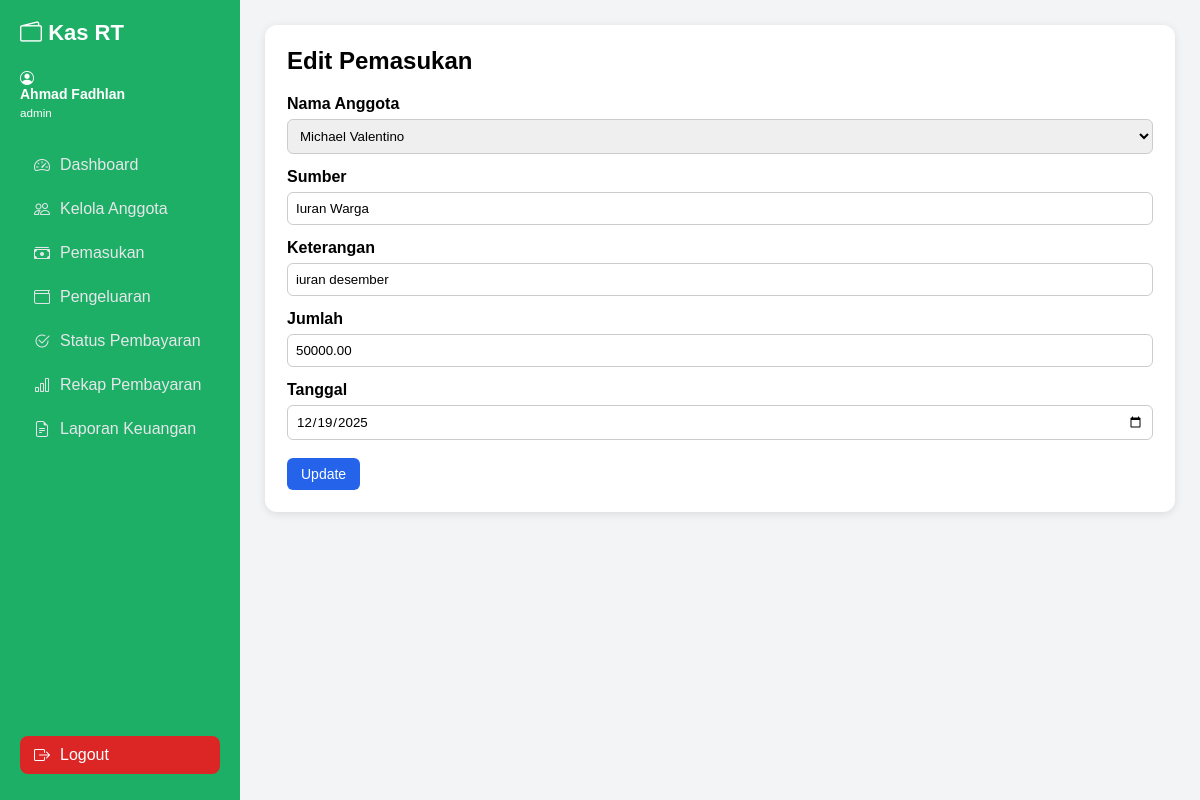
The page /backend/pemasukan/edit_pemasukan.php?id=15 (signed in) on the database its author committed.
### tables this page shows
CREATE TABLE `pemasukan` (
  `id_pemasukan` int(11) NOT NULL,
  `tanggal` date NOT NULL,
  `sumber` varchar(100) NOT NULL,
  `jumlah` decimal(12,2) NOT NULL,
  `keterangan` varchar(255) DEFAULT NULL,
  `id_users` int(11) DEFAULT NULL,
  `input_by` int(11) DEFAULT NULL
);

CREATE TABLE `users` (
  `id_users` int(11) NOT NULL,
  `nama` varchar(100) NOT NULL,
  `username` varchar(50) NOT NULL,
  `password` varchar(255) NOT NULL,
  `role` enum('superadmin','admin','anggota') NOT NULL,
  `alamat` varchar(200) DEFAULT NULL,
  `no_hp` varchar(20) DEFAULT NULL
);

### backend/pemasukan/edit_pemasukan.php (the view, shortened to what this page needs)
<?php
require "../config/koneksi.php";
include "../partials/navbar.php";
$id = $_GET['id'];
$p = mysqli_query($conn, "SELECT * FROM pemasukan WHERE id_pemasukan='$id'");
$data = mysqli_fetch_assoc($p);
$anggota = mysqli_query($conn, "SELECT id_users, nama FROM users WHERE role='anggota' ORDER BY nama ASC");
?>
<div class="container py-4">
    <h2>Edit Pemasukan</h2>
    <form method="POST">
        <div class="mb-3">
            <label>Nama Anggota</label>
            <select name="id_user" class="form-select" required>
                <?php while($row = mysqli_fetch_assoc($anggota)): ?>
                    <option value="<?= $row['id_users'] ?>" <?= $row['id_users']==$data['id_users']?'selected':'' ?>>
                        <?= htmlentities($row['nama']) ?>
                    </option>
                <?php endwhile; ?>
            </select>
        </div>
        <div class="mb-3">
            <label>Sumber</label>
            <input type="text" name="sumber" class="form-control" value="<?= htmlentities($data['sumber']) ?>" required>
        </div>
        <div class="mb-3">
            <label>Keterangan</label>
            <input type="text" name="keterangan" class="form-control" value="<?= htmlentities($data['keterangan']) ?>" required>
        </div>
        <div class="mb-3">
            <label>Jumlah</label>
            <input type="number" name="jumlah" class="form-control" value="<?= $data['jumlah'] ?>" required>
        </div>
        <div class="mb-3">
            <label>Tanggal</label>
            <input type="date" name="tanggal" class="form-control" value="<?= $data['tanggal'] ?>" required>
        </div>
        <button type="submit" name="simpan" class="btn btn-primary">Update</button>
    </form>
</div>

### backend/assets/style.css (style rules this page uses)
* { margin: 0; padding: 0; box-sizing: border-box; font-family: Arial, sans-serif; }
.container { background: #ffffff; padding: 22px; border-radius: 12px; box-shadow: 0 2px 8px rgba(0,0,0,.1); }
h2, h3 { margin-bottom: 20px; }
.btn { padding: 8px 14px; border-radius: 6px; text-decoration: none; font-size: 14px; display: inline-block; }
.btn-primary { background: #2563eb; color: white; }
form label { display: block; margin-top: 14px; margin-bottom: 6px; font-weight: bold; }
form input, form select, form textarea { width: 100%; padding: 8px; border-radius: 6px; border: 1px solid #ccc; }
form button { margin-top: 18px; background: #25eb2f; border: none; padding: 10px 16px; border-radius: 6px; color: white; cursor: pointer; }

### rows shown on the page
pemasukan: id_user "Michael Valentino", sumber "Iuran Warga", keterangan "iuran desember", jumlah "50000.00", tanggal "12/19/2025"

### other values the page prints
$nama "Ahmad Fadhlan"
$role "admin"
